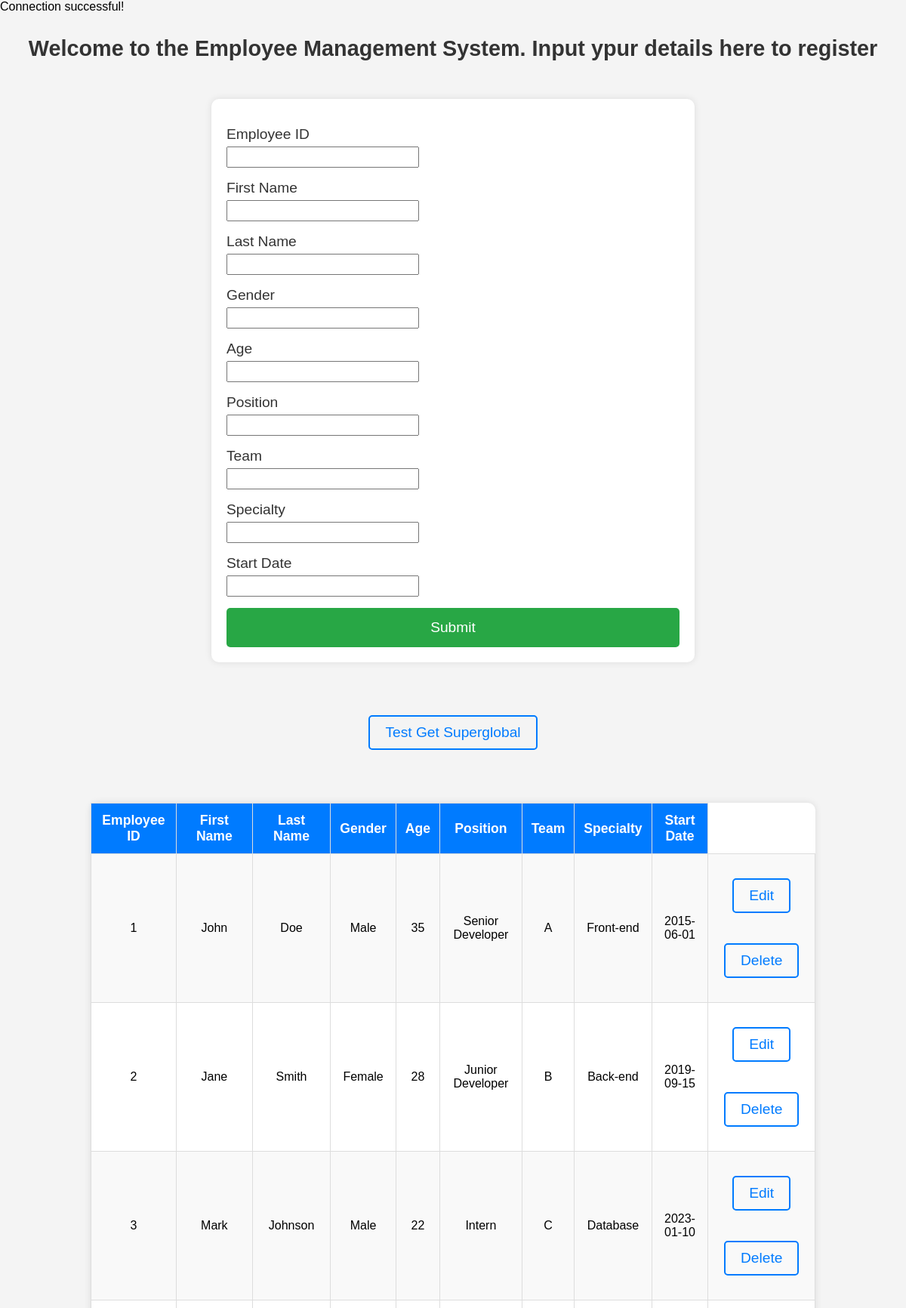
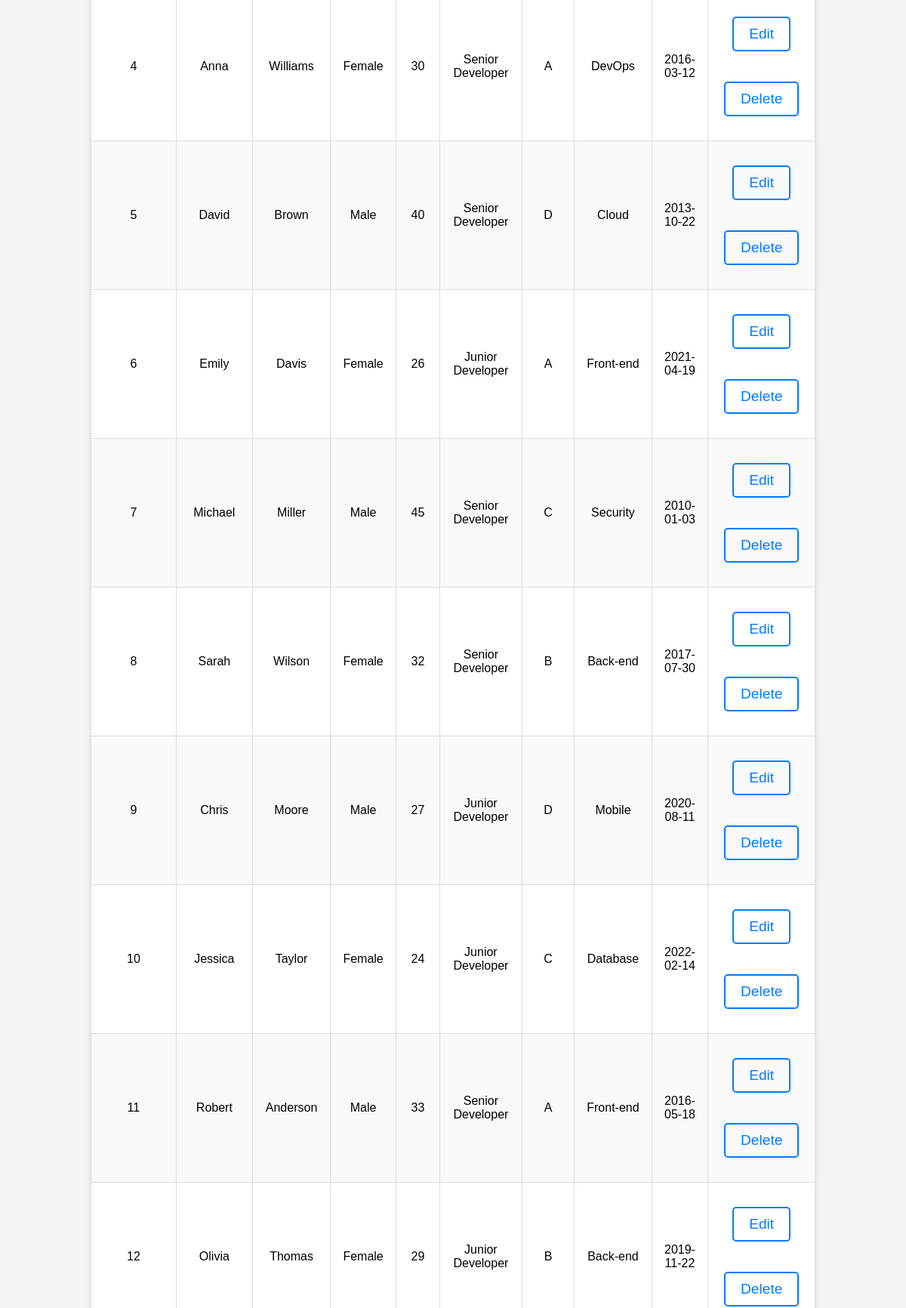
The page / (upper part) on the database its author committed (2 pictures, top to bottom).
### tables this page shows
CREATE TABLE employees (
    employee_id INT PRIMARY KEY,
    first_name VARCHAR(50),
    last_name VARCHAR(50),
    gender VARCHAR(10),
    age INT,
    position VARCHAR(50),
    team VARCHAR(10),
    specialty VARCHAR(50),
    start_date DATE
);

### core/models.php (called while the page is built, shortened)
<?php
    function seeAllEmployeeRecords($pdo) {
        $sql = "SELECT * FROM employees";
        $stmt = $pdo->prepare($sql);
        $exequteQuery = $stmt->execute();
        if ($exequteQuery){
            return $stmt->fetchAll();
        }
    }
?>

### index.php (the view, shortened to what this page needs)
<?php require_once 'core/dbConfig.php';?>
<?php require_once 'core/models.php';?>
<!DOCTYPE html>
<html lang="en">
<head>
    <link rel="stylesheet" href="assets/style.css">
</head>
<body>
    <h3>Welcome to the Employee Management System. Input ypur details here to register</h3>
    <form action="core/handleForms.php" method="POST">
        <p><label for="EID">Employee ID </label><input type="text" name="employeeid" id="EID"></p>
        <p><label for="FN">First Name </label><input type="text" name="firstName" id="FN"></p>
        <p><label for="LN">Last Name </label><input type="text" name="lastName" id="LN"></p>
        <p><label for="GNDR">Gender </label><input type="text" name="gender" id="GNDR"></p>
        <p><label for="AGE">Age </label><input type="text" name="age" id="AGE"></p>
        <p><label for="POTN">Position </label><input type="text" name="position" id="POTN"></p>
        <p><label for="TM">Team </label><input type="text" name="team" id="TM"></p>
        <p><label for="SPLTY">Specialty </label><input type="text" name="specialty" id="SPLTY"></p>
        <p><label for="SD">Start Date </label><input type="text" name="startdate" id="SD"></p>
        <input type="submit" name="insertNewEmployeeBtn">
    </form>
    <div class="superglobal">
        <a href="testGetVariable.php?employeeName=MarkPasuquin&position=Intern" class="index_a">Test Get Superglobal</a>
    </div>
    <table>
        <tr>
            <th>Employee ID</th>
            <th>First Name</th>
            <th>Last Name</th>
            <th>Gender</th>
            <th>Age</th>
            <th>Position</th>
            <th>Team</th>
            <th>Specialty</th>
            <th>Start Date</th>
        </tr>
        <?php $seeAllEmployeeRecords = seeAllEmployeeRecords($pdo); ?>
        <?php foreach ($seeAllEmployeeRecords as $row) { ?>
            <tr>
                <td><?php echo $row['employee_id'];?></td>
                <td><?php echo $row['first_name'];?></td>
                <td><?php echo $row['last_name'];?></td>
                <td><?php echo $row['gender'];?></td>
                <td><?php echo $row['age'];?></td>
                <td><?php echo $row['position'];?></td>
                <td><?php echo $row['team'];?></td>
                <td><?php echo $row['specialty'];?></td>
                <td><?php echo $row['start_date'];?></td>
                <td>
                    <a href="editEmployees.php?employee_id=<?php echo $row['employee_id'];?>" class="index_a">Edit</a>
                    <a href="deleteEmployees.php?employee_id=<?php echo $row['employee_id'];?>" class="index_a">Delete</a>
                </td>
            </tr>
        <?php }?>
    </table>
</body>
</html>

### assets/style.css (style rules this page uses)
body { font-family: "Arial", sans-serif; margin: 0; padding: 0; background-color: #f4f4f4; }
h3 { text-align: center; margin-top: 30px; font-size: 1.8em; color: #333; }
form { background-color: #fff; padding: 20px; margin: 50px auto; width: 50%; border-radius: 10px; box-shadow: 0px 0px 10px rgba(0, 0, 0, 0.1); }
p { margin-bottom: 15px; }
label { font-size: 1.2em; display: block; margin-bottom: 5px; color: #333; }
input[type="text"] { font-size: 1.2em; display: block; margin-bottom: 5px; color: #333; }
input[type="submit"] { width: 100%; background-color: #28a745; color: white; border: none; padding: 15px; font-size: 1.2em; border-radius: 5px; cursor: pointer; }
.superglobal { text-align: center; margin-top: 20px; }
a.index_a { display: inline-block; margin: 20px auto; font-size: 1.2em; color: #007bff; text-decoration: none; border: 2px solid #007bff; padding: 10px 20px; border-radius: 5px; transition: background-color 0.3s, color 0.3s; }
table { width: 80%; margin: 50px auto; border-collapse: collapse; background-color: #fff; border-radius: 10px; box-shadow: 0px 0px 10px rgba(0, 0, 0, 0.1); }
th, td { padding: 12px; text-align: center; border: 1px solid #ddd; }
th { background-color: #007bff; color: white; font-size: 1.1em; }
td { font-size: 1em; }
tr:nth-child(even) { background-color: #f9f9f9; }

### rows shown on the page
employees: employee_id "1", first_name "John", last_name "Doe", gender "Male", age "35", position "Senior Developer", team "A", specialty "Front-end", start_date "2015-06-01"
employees: employee_id "2", first_name "Jane", last_name "Smith", gender "Female", age "28", position "Junior Developer", team "B", specialty "Back-end", start_date "2019-09-15"
employees: employee_id "3", first_name "Mark", last_name "Johnson", gender "Male", age "22", position "Intern", team "C", specialty "Database", start_date "2023-01-10"
employees: employee_id "4", first_name "Anna", last_name "Williams", gender "Female", age "30", position "Senior Developer", team "A", specialty "DevOps", start_date "2016-03-12"
employees: employee_id "5", first_name "David", last_name "Brown", gender "Male", age "40", position "Senior Developer", team "D", specialty "Cloud", start_date "2013-10-22"
employees: employee_id "6", first_name "Emily", last_name "Davis", gender "Female", age "26", position "Junior Developer", team "A", specialty "Front-end", start_date "2021-04-19"
employees: employee_id "7", first_name "Michael", last_name "Miller", gender "Male", age "45", position "Senior Developer", team "C", specialty "Security", start_date "2010-01-03"
employees: employee_id "8", first_name "Sarah", last_name "Wilson", gender "Female", age "32", position "Senior Developer", team "B", specialty "Back-end", start_date "2017-07-30"
employees: employee_id "9", first_name "Chris", last_name "Moore", gender "Male", age "27", position "Junior Developer", team "D", specialty "Mobile", start_date "2020-08-11"
employees: employee_id "10", first_name "Jessica", last_name "Taylor", gender "Female", age "24", position "Junior Developer", team "C", specialty "Database", start_date "2022-02-14"
employees: employee_id "11", first_name "Robert", last_name "Anderson", gender "Male", age "33", position "Senior Developer", team "A", specialty "Front-end", start_date "2016-05-18"
employees: employee_id "12", first_name "Olivia", last_name "Thomas", gender "Female", age "29", position "Junior Developer", team "B", specialty "Back-end", start_date "2019-11-22"
